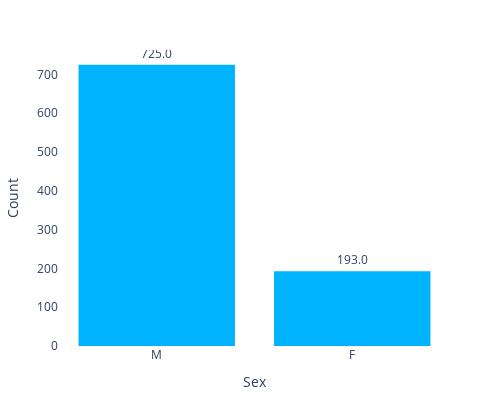
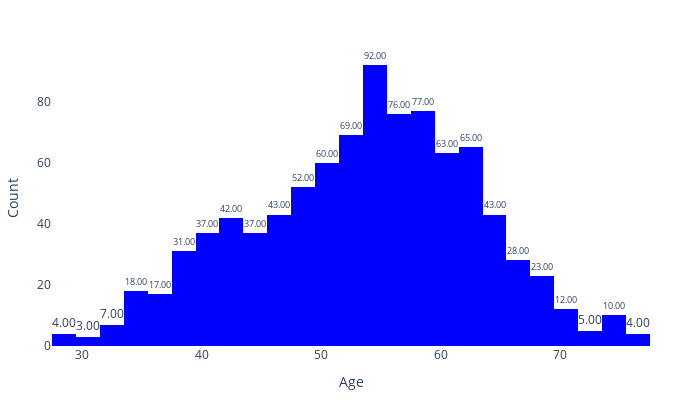

Notebook code for these charts, in order:
### Code cell
def show_histogram(df, x, bins = None, decimals = '.1f', log_y = False, uni_color = '#00b3ff', width = 500):
    """
    Displays a histogram using the Plotly library.

    Parameters:
    - df (pandas.DataFrame): The DataFrame containing the data.
    - x (str): The column name from the DataFrame to plot the histogram.
    - bins (int or None, optional): The number of bins to use in the histogram. If None, an automatic bin calculation is used. Default is None.
    - decimals (str, optional): The format string for displaying the bin counts as text. Default is '.1f'.
    - log_y (bool, optional): Whether to use a logarithmic scale on the y-axis. Default is False.
    - uni_color (str, optional): The color code for the histogram bars. Default is '#00b3ff'.
    - width (int, optional): The width of the histogram plot in pixels. Default is 500.

    Returns:
    - None: This function does not return any value but prints the graph.

    Dependencies:
    - pandas
    - plotly.express (imported as px)
    """
    fig = px.histogram(df, 
                        x=x,
                        text_auto = decimals,
                        nbins = bins,
                        log_y = log_y,
                        color_discrete_sequence = [uni_color],
                        width=width,
                        height=400)
    fig.update_xaxes(title=x)
    fig.update_yaxes(title='Count')
    fig.update_traces(textposition='outside')
    fig.update_layout(plot_bgcolor='rgba(0, 0, 0, 0)',paper_bgcolor='rgba(0, 0, 0, 0)', margin=dict(l=50, r=50, t=50, b=50))
    fig.show()

#show_histogram(df, x="Sex")
#show_histogram(df, x="Age", bins=30, decimals = '.2f', log_y = False, uni_color = 'Blue', width = 700)

### Figure 1 — Plotly figure (JSON) as saved in the notebook; plotly's stock layout.template omitted (floating-point values rounded to 4 significant figures; data arrays with more than 128 entries replaced by an {"elided": "..."} marker saying what was removed)
{"data": [{"alignmentgroup": "True", "bingroup": "x", "hovertemplate": "Sex=%{x}<br>count=%{y}<extra></extra>", "legendgroup": "", "marker": {"color": "#00b3ff", "pattern": {"shape": ""}}, "name": "", "offsetgroup": "", "orientation": "v", "showlegend": false, "textposition": "outside", "texttemplate": "%{value:.1f}", "type": "histogram", "x": {"elided": "918 str values"}, "xaxis": "x", "yaxis": "y"}], "layout": {"barmode": "relative", "height": 400, "legend": {"tracegroupgap": 0}, "margin": {"b": 50, "l": 50, "r": 50, "t": 50}, "paper_bgcolor": "rgba(0, 0, 0, 0)", "plot_bgcolor": "rgba(0, 0, 0, 0)", "width": 500, "xaxis": {"anchor": "y", "domain": [0, 1], "title": {"text": "Sex"}}, "yaxis": {"anchor": "x", "domain": [0, 1], "title": {"text": "Count"}}}}

### Figure 2 — Plotly figure (JSON) as saved in the notebook; plotly's stock layout.template omitted (floating-point values rounded to 4 significant figures; data arrays with more than 128 entries replaced by an {"elided": "..."} marker saying what was removed)
{"data": [{"alignmentgroup": "True", "bingroup": "x", "hovertemplate": "Age=%{x}<br>count=%{y}<extra></extra>", "legendgroup": "", "marker": {"color": "Blue", "pattern": {"shape": ""}}, "name": "", "nbinsx": 30, "offsetgroup": "", "orientation": "v", "showlegend": false, "textposition": "outside", "texttemplate": "%{value:.2f}", "type": "histogram", "x": {"elided": "918 int values"}, "xaxis": "x", "yaxis": "y"}], "layout": {"barmode": "relative", "height": 400, "legend": {"tracegroupgap": 0}, "margin": {"b": 50, "l": 50, "r": 50, "t": 50}, "paper_bgcolor": "rgba(0, 0, 0, 0)", "plot_bgcolor": "rgba(0, 0, 0, 0)", "width": 700, "xaxis": {"anchor": "y", "domain": [0, 1], "title": {"text": "Age"}}, "yaxis": {"anchor": "x", "domain": [0, 1], "title": {"text": "Count"}}}}
